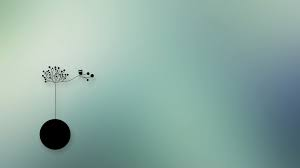
#> input picture check.jpeg, 300 x 168 px
$ python open.py
#> lines starting #> are read from the running program, lines starting #| are printed output that depends on the picture
from PIL import Image
import cv2
import numpy as np
from matplotlib import pyplot as plt


vigenerKey = input("Enter the key to encrypt image: ")
#> the answer given: check.jpeg

# Open love.jpg
im = Image.open('check.jpeg')
#> im is the input picture: PIL image 300x168 RGB; mean R, G, B 141.4, 171.7, 163.9
img = cv2.imread('checkEncrypted.jpeg')
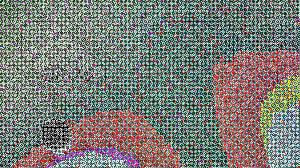
#> input picture checkEncrypted.jpeg, 300 x 168 px
#> img is the input picture: shape (168, 300, 3); mean B, G, R 119.1, 123.6, 122.9
color = ('b','g','r')

for i,col in enumerate(color):
    histr = cv2.calcHist([img], [i], None, [256], [0,256])
    plt.plot(histr, color = col)
    plt.xlim([0,256])

plt.show()
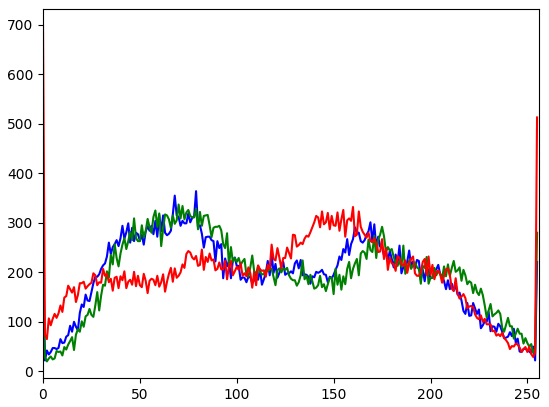
#> figure drawn by matplotlib, 1 panel; curve peaks at x = 79, y = 364; curve peaks at x = 70, y = 337; curve peaks at x = 0, y = 699
im.show()

import sys
sys.exit()
#> (the program exits here)
